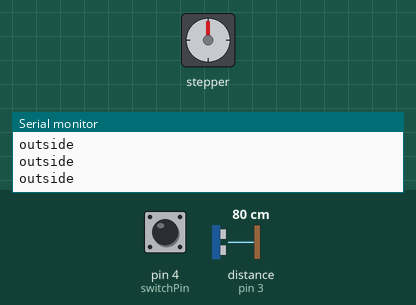
This sketch was run on a simulated Arduino Uno, built with avr-gcc and run on an emulated ATmega328P. On the bench: stepper motor, the last lines printed to the serial monitor. Wiring (inferred from the names in the program): ultrasonic range finder: trigger pin 2; echo pin 3. Inputs (shaded band) come from the test bench; at power-on: distance to the obstacle (sensor on pin 3) 80 cm, pin 4 (switchPin) HIGH. The echo pulse lasts 58.3 µs per cm; stepper angles assume 2048 steps per turn.

Above: at 1.3 s.
1.4 s: distance to the obstacle (sensor on pin 3) set to 2 cm
4.4 s: pin 4 (switchPin) pulled LOW for 0.6 s
At 4.97 s:
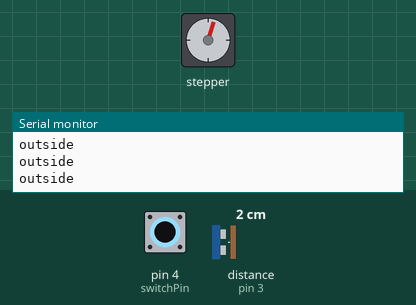
7.4 s: distance to the obstacle (sensor on pin 3) set to 4 cm
At 10.5 s:
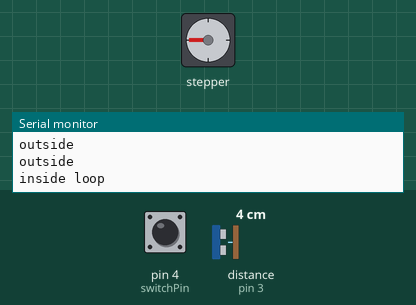
Timing chart, 0 to 12.0 s (numbered marks = the images above; inputs shaded):
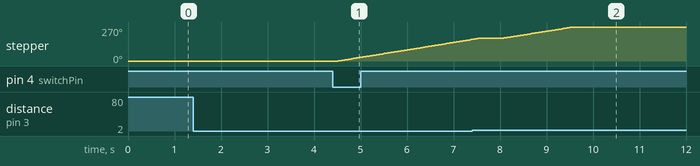

The sketch:

steppermotorsuccess.ino
```cpp
#include <Stepper.h>

// Define number of steps per revolution
const int stepsPerRevolution = 2048;

// Initialize the stepper motor
Stepper myStepper(stepsPerRevolution, 8, 10, 9, 11);

// Define pins for push switch and ultrasonic sensor
const int switchPin = 4;
const int trigPin = 2;
const int echoPin = 3;
int flag1 = 0;
int flag2 = 0;

// Define variables for ultrasonic sensor
long duration;
int distance;

// Define variables for push switch
int switchState;
int lastSwitchState = LOW;
unsigned long switchPressTime = 0;

void setup() {
  // Set up serial communication for debugging
  Serial.begin(9600);

  // Set up pins for ultrasonic sensor
  pinMode(trigPin, OUTPUT);
  pinMode(echoPin, INPUT);

  // Set up pin for push switch
  pinMode(switchPin, INPUT_PULLUP);
 digitalWrite(switchPin,HIGH);
  // Set up stepper motor speed and acceleration
  myStepper.setSpeed(10);

}

void loop() {
  // Read the state of the push switch
  switchState = digitalRead(switchPin);

  // Check if the push switch is pressed and start counting
  if (switchState == LOW && lastSwitchState == HIGH) {
    switchPressTime = millis();
  }

  // Check if the push switch has been held for more than 2 seconds
  if (switchState == LOW ) {
    if(flag2 ==0){
      flag2=1;
      myStepper.step(stepsPerRevolution/4);

    }
    else{
      flag2=0;
      myStepper.step(-stepsPerRevolution/4);

    }

    rotateStepper();
    // Reset the switch press time
    switchPressTime = 0;
  }

  digitalWrite(trigPin, LOW);
  delayMicroseconds(2);
  digitalWrite(trigPin, HIGH);
  delayMicroseconds(10);
  digitalWrite(trigPin, LOW);
  duration = pulseIn(echoPin, HIGH);
  distance = duration * 0.034 / 2;


    flag1=0;
    while(distance<20 && millis() - switchPressTime > 5000){
  digitalWrite(trigPin, LOW);
  delayMicroseconds(2);
  digitalWrite(trigPin, HIGH);
  delayMicroseconds(10);
  digitalWrite(trigPin, LOW);
  duration = pulseIn(echoPin, HIGH);
  distance = duration * 0.034 / 2;
  Serial.println("inside loop");
 flag1++;
  if(flag1==1){
    rotateStepper();
    delay(500);
  }
 if(distance>20 && flag1>0){
    myStepper.step(-stepsPerRevolution/4);
    delay(500);
    break;
   }
  }
 Serial.println("outside");
 delay(500);


  // Save the last state of the push switch
  lastSwitchState = switchState;
}

void rotateStepper() {
  // Rotate the stepper motor 90 degrees clockwise
  myStepper.step(stepsPerRevolution / 4);

  // Wait for 5 seconds
  delay(500);

}
```
